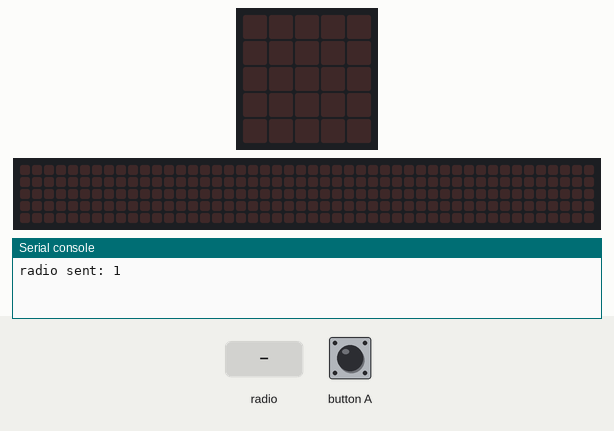
Simulated run of this program. Board: BBC micro:bit (MakeCode). Shown: the board's 5×5 LED display, a strip that is not on the board, showing the scrolling text unrolled, the last lines printed to the serial console. Inputs (shaded band) come from the test bench. Random numbers come from a fixed seed; no radio messages arrive unless stated (any console line starting 'radio sent:' is added by the test bench); the 48×5 strip is a reading aid, not a part: it shows the text the display is scrolling, unrolled, one strip-width of it at a time.

Above: at 1.2 s.
1.3 s: radio message "String" arrives
At 1.37 s:
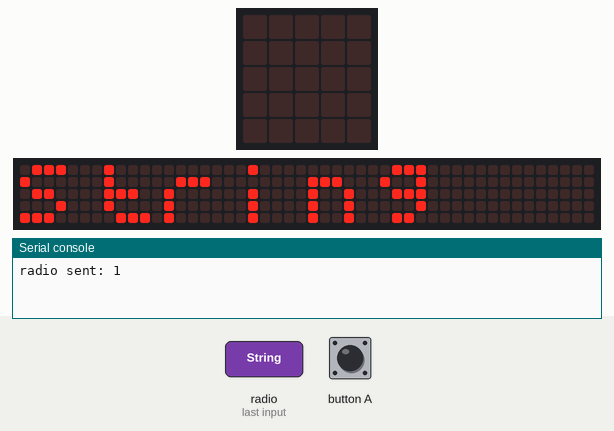
At 1.82 s:
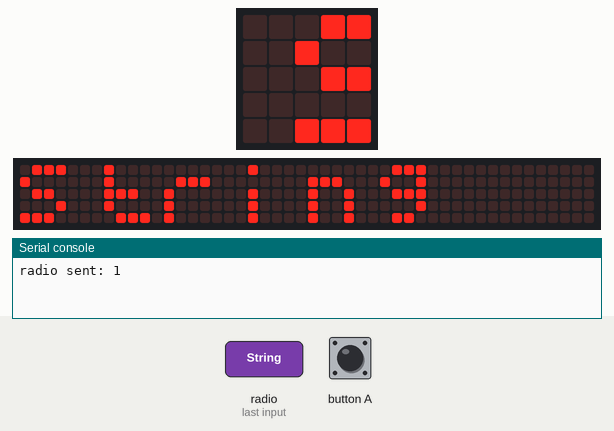
4.3 s: radio message "1" arrives
7.3 s: button A pressed for 0.15 s
9.1 s: radio message "String" arrives
At 9.17 s:
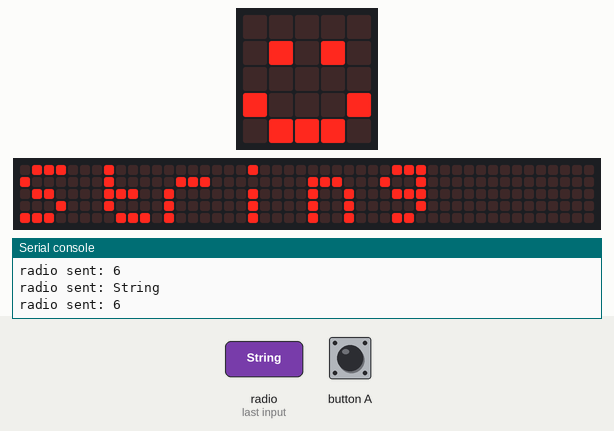
12.1 s: radio message "5" arrives
15.1 s: radio message "0" arrives
At 16.4 s:
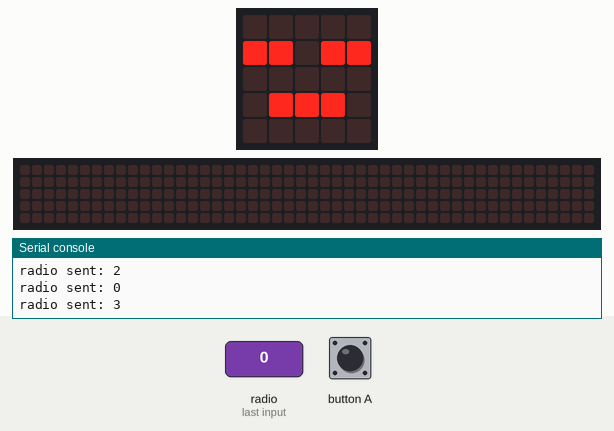

The program:

main.ts
```typescript
radio.onReceivedNumber(function (receivedNumber) {
    dado_rival = receivedNumber
    if (dado < dado_rival) {
        basic.showIcon(IconNames.Sad)
    } else if (dado == dado_rival) {
        basic.showIcon(IconNames.Asleep)
    } else {
        basic.showIcon(IconNames.Happy)
    }
})
input.onButtonPressed(Button.A, function () {
    radio.sendString("String")
})
radio.onReceivedString(function (receivedString) {
    basic.showString(receivedString)
})
let dado = 0
let dado_rival = 0
radio.setGroup(1)
loops.everyInterval(2000, function () {
    dado = randint(0, 6)
    radio.sendNumber(dado)
})
```

test.ts
```typescript
// aquí va el archivo "tests"; esto no se compilará cuando este paquete se utilice como una extensión.
```

Measured:
- after the input at 1.3 s, the display: changes at once (image 1)
- after the input at 9.1 s, the display: changes at once (image 3)
